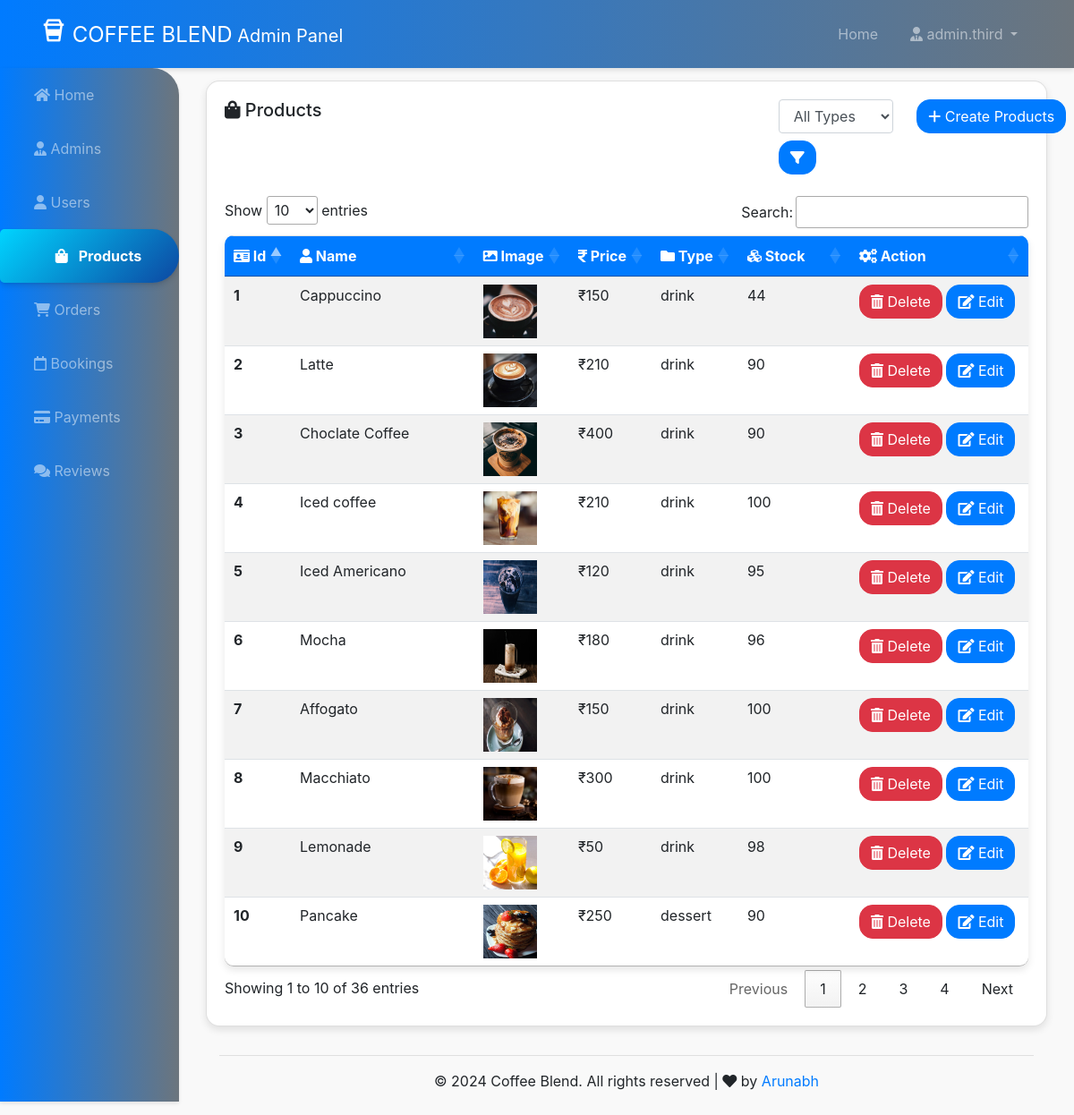
/admin-panel/products-admins/show-products.php (signed in), run on the app's committed database.
### tables this page shows
CREATE TABLE `products` (
  `id` int(10) NOT NULL,
  `name` varchar(200) NOT NULL,
  `image` varchar(200) NOT NULL,
  `description` varchar(200) NOT NULL,
  `price` int(10) NOT NULL,
  `type` varchar(200) NOT NULL,
  `stock_quantity` int(10) NOT NULL,
  `created_at` timestamp NOT NULL DEFAULT current_timestamp()
);

### admin-panel/products-admins/show-products.php (the view, shortened to what this page needs)
<?php require "../layouts/header.php"; ?>
<?php require "../../config/config.php"; ?>
<?php
$query = "SELECT * FROM products WHERE 1";
$products = $conn->prepare($query);
$products->execute();
$allProducts = $products->fetchAll(PDO::FETCH_OBJ);
?>
<link rel="stylesheet" href="https://cdnjs.cloudflare.com/ajax/libs/font-awesome/6.5.1/css/all.min.css" />
<link rel="stylesheet" type="text/css" href="https://cdn.datatables.net/1.11.5/css/jquery.dataTables.css">
<div class="row">
    <div class="col">
        <div class="card">
            <div class="card-body">
                <div class="row mb-3">
                    <div class="col-md-8">
                        <h5 class="card-title mb-4 d-inline"><i class="fas fa-shopping-bag"></i> Products</h5>
                    </div>
                    <div class="col-md-2 text-right">
                        <form action="" method="GET" class="form-inline">
                            <div class="form-group mb-2 mr-1">
                                <select class="form-control" id="productType" name="productType">
                                    <option value="">All Types</option>
                                </select>
                            </div>
                            <button type="submit" class="btn btn-primary mb-2"><i class="fa-solid fa-filter"></i></button>
                        </form>
                    </div>
                    <div class="col-md-2 text-right">
                        <a href="create-products.php" class="btn btn-primary mb-4"><i class="fa-solid fa-plus"></i> Create Products</a>
                    </div>
                </div>
                <table id="productTable" class="table table-striped table-hover">
                    <thead>
                        <tr>
                            <th scope="col"><i class="fas fa-id-card"></i> Id</th>
                            <th scope="col"><i class="fas fa-user"></i> Name</th>
                            <th scope="col"><i class="fas fa-image"></i> Image</th>
                            <th scope="col"><i class="fas fa-rupee-sign"></i> Price</th>
                            <th scope="col"><i class="fas fa-folder"></i> Type</th>
                            <th scope="col"><i class="fas fa-cubes"></i> Stock</th>
                            <th scope="col"><i class="fas fa-cogs"></i> Action</th>
                        </tr>
                    </thead>
                    <tbody>
                        <?php foreach ($allProducts as $product) : ?>
                            <tr>
                                <th scope="row"><?php echo $product->id; ?></th>
                                <td><?php echo $product->name; ?></td>
                                <td><img src="images/<?php echo $product->image; ?>" style="width: 60px; height:60px;"></td>
                                <td>₹<?php echo $product->price; ?></td>
                                <td><?php echo $product->type; ?></td>
                                <td <?php echo ($product->stock_quantity <= 10) ? 'class="text-danger"' : ''; ?>>
                                    <?php
                                        if ($product->stock_quantity == 0) {
                                            echo '<span style="animation: blinker 1s linear infinite;">Out of Stock</span>';
                                        } else if ($product->stock_quantity <= 10) {
                                            echo '<span class="text-danger">Stock Low : ' . $product->stock_quantity . '</span>';
                                        } else {
                                            echo $product->stock_quantity;
                                        }
                                    ?>
                                </td>
                                <td>
                                    <a href="delete-products.php?id=<?php echo $product->id; ?>" class="btn btn-danger text-center"><i class="fas fa-trash-alt"></i> Delete</a>
                                    <a href="edit-products.php?id=<?php echo $product->id; ?>" class="btn btn-primary"><i class="fas fa-edit"></i> Edit</a>
                                </td>
                            </tr>
                        <?php endforeach; ?>
                    </tbody>
                </table>
            </div>
        </div>
    </div>
</div>
<?php require "../layouts/footer.php"; ?>

### admin-panel/styles/style.css (style rules this page uses)
body { background:#f9f9f9; }
.card { margin-bottom: 15px; border-radius:0; box-shadow: 0 3px 5px rgba(0,0,0,.1); }

### admin-panel/products-admins/show-products.php (style rules this page uses)
.card { border-radius: 15px; box-shadow: 0 4px 8px rgba(0, 0, 0, 0.1); }
.table { border-radius: 10px; overflow: hidden; box-shadow: 0 4px 8px rgba(0, 0, 0, 0.1); }
.table thead th { background-color: #007bff; color: #fff; }
.btn { border-radius: 15px; }

### data on the page
products: id "1", name "Cappuccino", image (picture), price "150", type "drink", stock_quantity "44"
products: id "2", name "Latte", image (picture), price "210", type "drink", stock_quantity "90"
products: id "3", name "Choclate Coffee", image (picture), price "400", type "drink", stock_quantity "90"
products: id "4", name "Iced coffee", image (picture), price "210", type "drink", stock_quantity "100"
products: id "5", name "Iced Americano", image (picture), price "120", type "drink", stock_quantity "95"
products: id "6", name "Mocha", image (picture), price "180", type "drink", stock_quantity "96"
products: id "7", name "Affogato", image (picture), price "150", type "drink", stock_quantity "100"
products: id "8", name "Macchiato", image (picture), price "300", type "drink", stock_quantity "100"
products: id "9", name "Lemonade", image (picture), price "50", type "drink", stock_quantity "98"
products: id "10", name "Pancake", image (picture), price "250", type "dessert", stock_quantity "90"

### other printed values
$_SESSION['admin_name'] "admin.third"
